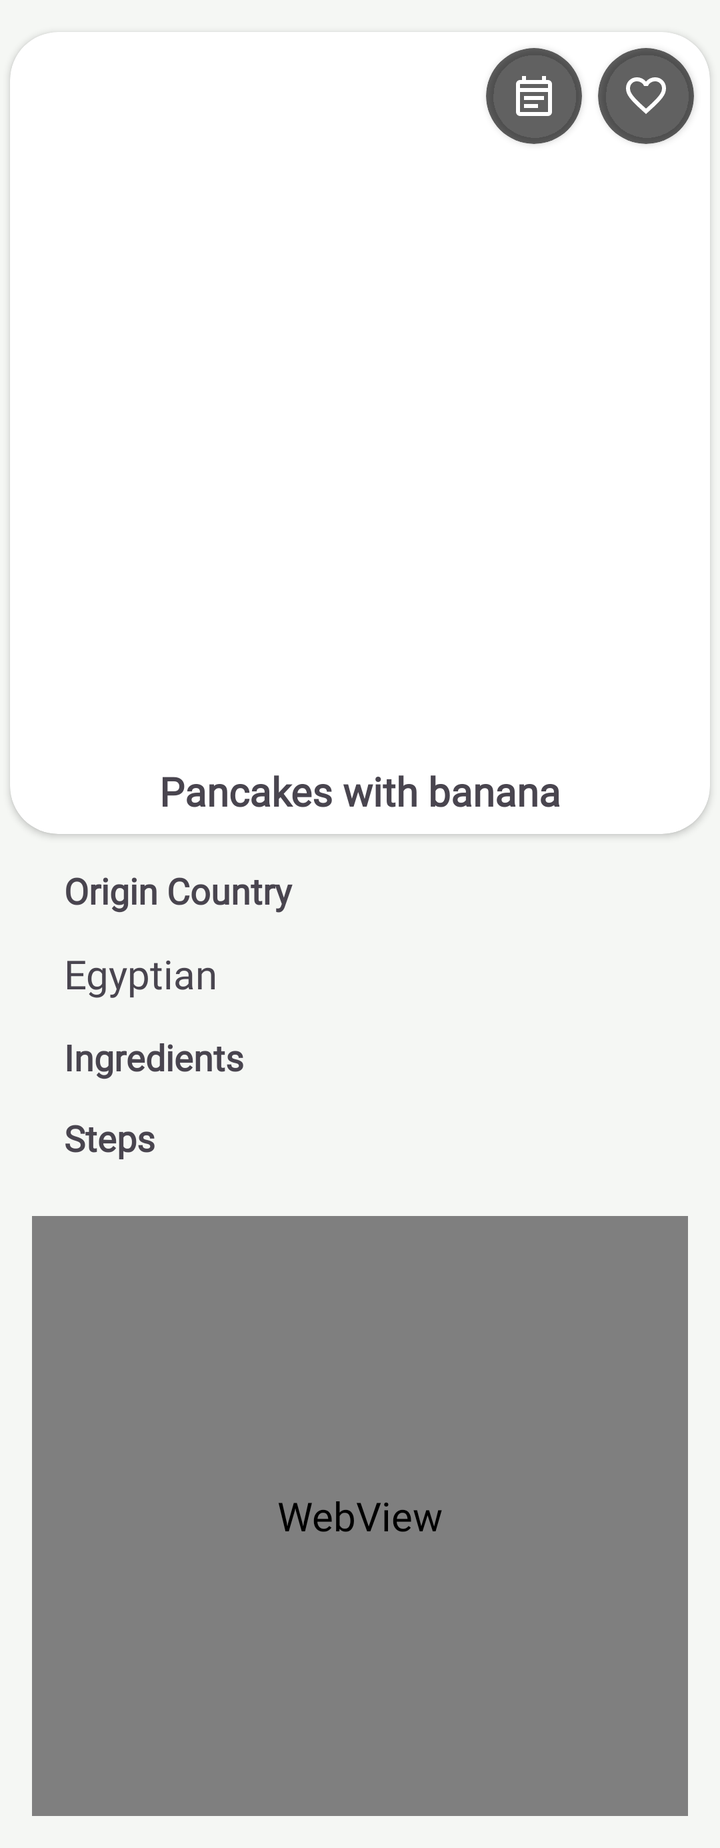
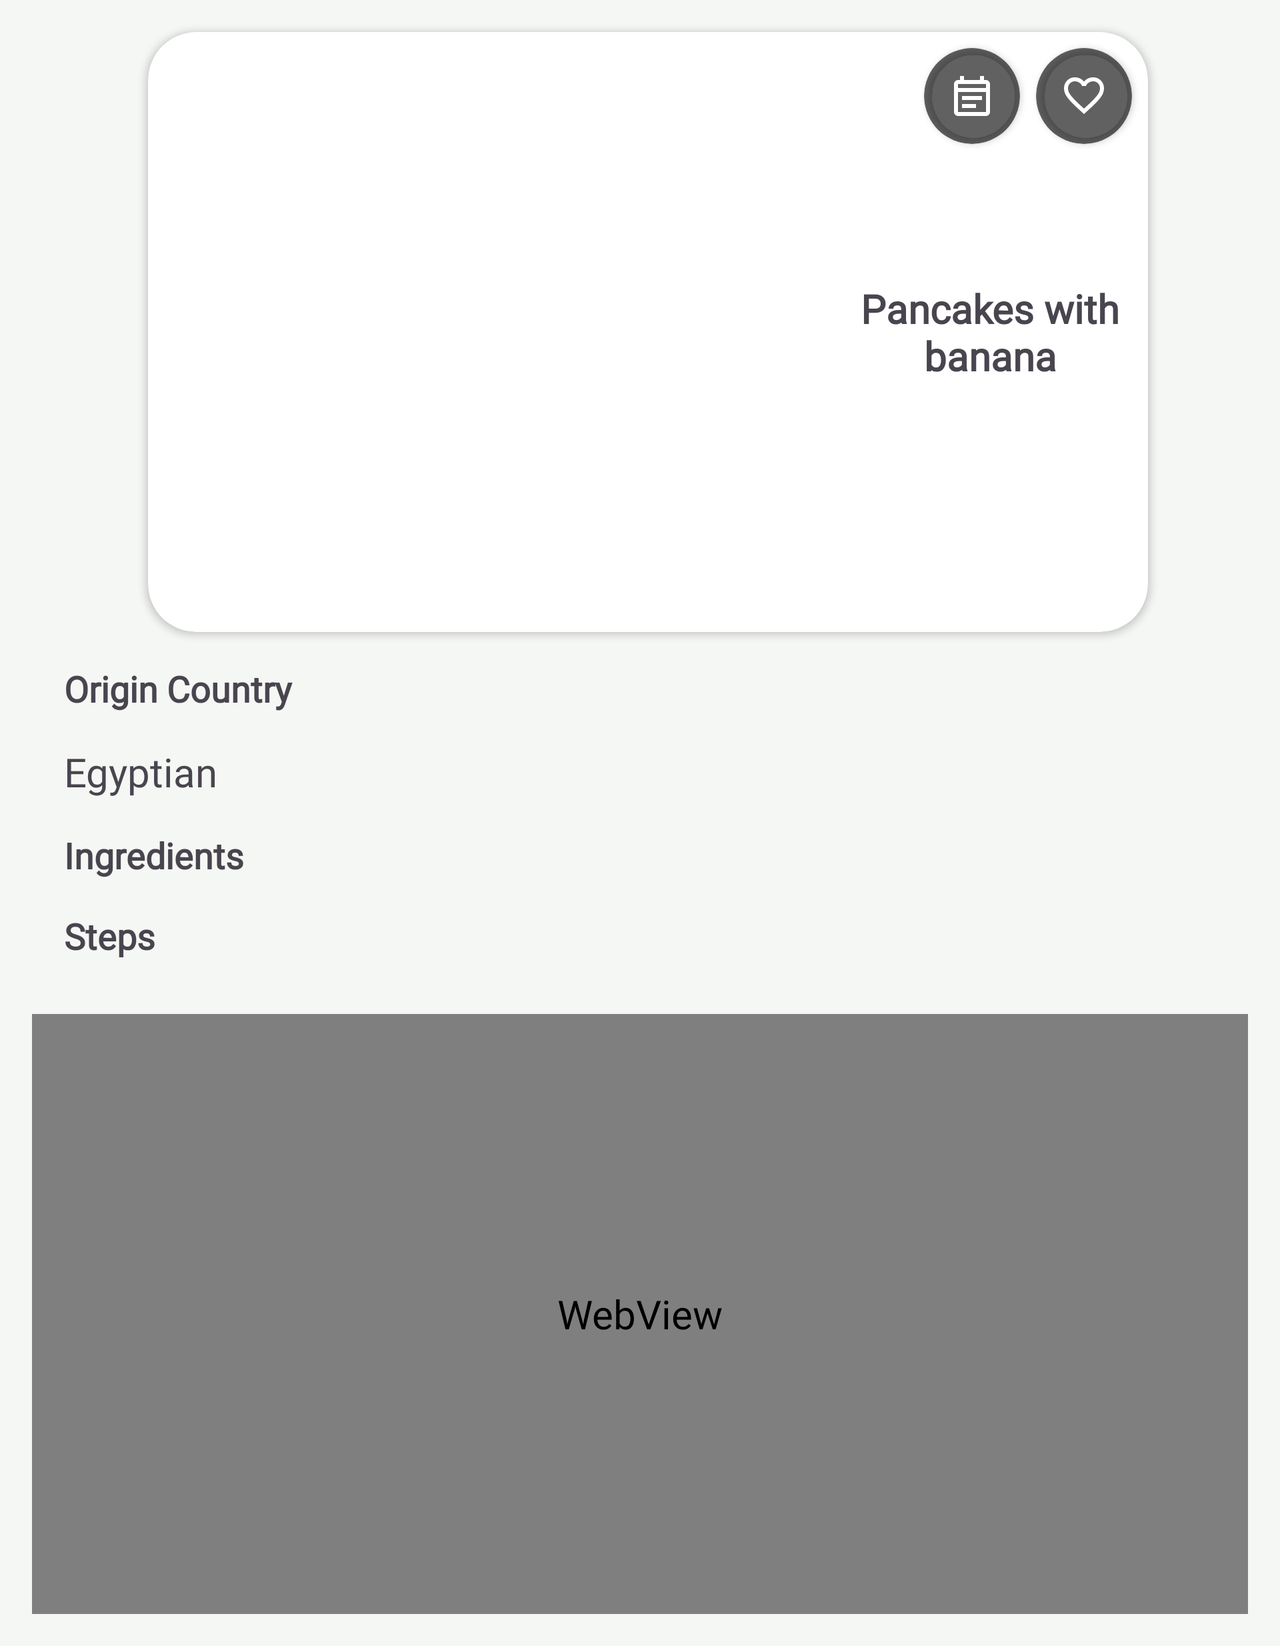

Two renders of one Android screen. The first uses the default layout on a phone; the second uses the alternative layout the repository ships for a different screen configuration, on a matching device. The two XML files are below.
<!-- AndroidManifest.xml: application theme Theme.FoodPlanner -->
<!-- res/layout/fragment_detail.xml -->
<?xml version="1.0" encoding="utf-8"?>
<ScrollView xmlns:android="http://schemas.android.com/apk/res/android"
    xmlns:tools="http://schemas.android.com/tools"
    xmlns:app="http://schemas.android.com/apk/res-auto"
    android:layout_width="match_parent"
    android:layout_height="match_parent"
    tools:context=".detail_screen.view.DetailFragment"
    android:background="@color/background">


    <androidx.constraintlayout.widget.ConstraintLayout
        android:layout_width="match_parent"
        android:layout_height="match_parent">

        <androidx.constraintlayout.widget.Guideline
            android:id="@+id/guideline_top"
            android:layout_width="wrap_content"
            android:layout_height="wrap_content"
            android:orientation="horizontal"
            app:layout_constraintGuide_begin="16dp" />

        <androidx.cardview.widget.CardView
            android:id="@+id/cardMeal"
            android:layout_width="350dp"
            android:layout_height="wrap_content"
            android:layout_marginStart="8dp"
            android:layout_marginEnd="8dp"
            app:cardCornerRadius="24dp"
            app:layout_constraintEnd_toEndOf="parent"
            app:layout_constraintStart_toStartOf="parent"
            app:layout_constraintTop_toTopOf="@id/guideline_top">


            <androidx.constraintlayout.widget.ConstraintLayout
                android:layout_width="match_parent"
                android:layout_height="match_parent">

                <ImageView
                    android:id="@+id/mealImage"
                    android:layout_width="350dp"
                    android:layout_height="350dp"
                    android:elevation="4dp"
                    android:scaleType="fitXY"
                    app:layout_constraintEnd_toEndOf="parent"
                    app:layout_constraintStart_toStartOf="parent"
                    app:layout_constraintTop_toTopOf="parent"
                    tools:srcCompat="@tools:sample/avatars" />

                <TextView
                    android:id="@+id/mealName"
                    android:layout_width="0dp"
                    android:layout_height="wrap_content"
                    android:layout_marginStart="32dp"
                    android:layout_marginTop="16dp"
                    android:layout_marginEnd="32dp"
                    android:layout_marginBottom="8dp"
                    android:gravity="center"
                    android:textStyle="bold"
                    app:layout_constraintBottom_toBottomOf="parent"
                    app:layout_constraintEnd_toEndOf="@+id/mealImage"
                    app:layout_constraintStart_toStartOf="@+id/mealImage"
                    app:layout_constraintTop_toBottomOf="@+id/mealImage"
                    tools:text="Pancakes with banana" />


            </androidx.constraintlayout.widget.ConstraintLayout>

            <androidx.cardview.widget.CardView
                android:id="@+id/add_to_fav"
                android:layout_width="48dp"
                android:layout_height="48dp"
                android:layout_gravity="top|right"
                android:layout_marginTop="8dp"
                android:layout_marginEnd="8dp"
                app:cardCornerRadius="24dp"
                app:cardBackgroundColor="@color/background_protection">
                <ImageView
                    android:id="@+id/icon_fav"
                    android:layout_width="wrap_content"
                    android:layout_height="wrap_content"
                    android:layout_gravity="center"
                    android:src="@drawable/favorite_empty_white" />
            </androidx.cardview.widget.CardView>
            <androidx.cardview.widget.CardView
                android:id="@+id/add_to_plan"
                android:layout_width="48dp"
                android:layout_height="48dp"
                android:layout_gravity="top|right"
                android:layout_marginTop="8dp"
                android:layout_marginEnd="64dp"
                app:cardCornerRadius="24dp"
                app:cardBackgroundColor="@color/background_protection">
                <ImageView
                    android:id="@+id/icon_schedule"
                    android:layout_width="wrap_content"
                    android:layout_height="wrap_content"
                    android:layout_gravity="center"
                    android:src="@drawable/schedule_empty_white" />
            </androidx.cardview.widget.CardView>
        </androidx.cardview.widget.CardView>

        <TextView
            android:id="@+id/labelOriginCountry"
            android:layout_width="wrap_content"
            android:layout_height="wrap_content"
            android:layout_margin="16dp"
            android:text="@string/origin_country"
            android:textSize="18sp"
            android:textStyle="bold"
            app:layout_constraintStart_toStartOf="@id/guidelineStart"
            app:layout_constraintTop_toBottomOf="@id/barrier2" />

        <TextView
            android:id="@+id/txtOriginCountry"
            android:layout_width="0dp"
            android:layout_height="wrap_content"
            android:layout_marginTop="16dp"
            android:gravity="start|center_vertical"
            app:layout_constraintEnd_toEndOf="@id/guidelineEnd"
            app:layout_constraintStart_toStartOf="@id/labelOriginCountry"
            app:layout_constraintTop_toBottomOf="@id/labelOriginCountry"
            tools:text="Egyptian" />

        <TextView
            android:id="@+id/labelIngredients"
            android:layout_width="wrap_content"
            android:layout_height="wrap_content"
            android:layout_margin="16dp"
            android:text="@string/Ingredients"
            android:textSize="18sp"
            android:textStyle="bold"
            app:layout_constraintStart_toStartOf="@id/guidelineStart"
            app:layout_constraintTop_toBottomOf="@id/txtOriginCountry" />

        <androidx.recyclerview.widget.RecyclerView
            android:id="@+id/ingredientsRecyclerViewDetails"
            android:layout_width="0dp"
            android:layout_height="wrap_content"
            app:layout_constraintEnd_toEndOf="@id/guidelineEnd"
            app:layout_constraintStart_toStartOf="@id/guidelineStart"
            app:layout_constraintTop_toBottomOf="@id/labelIngredients" />

        <TextView
            android:id="@+id/labelSteps"
            android:layout_width="wrap_content"
            android:layout_height="wrap_content"
            android:layout_margin="16dp"
            android:text="@string/steps"
            android:textSize="18sp"
            android:textStyle="bold"
            app:layout_constraintStart_toStartOf="@id/guidelineStart"
            app:layout_constraintTop_toBottomOf="@id/ingredientsRecyclerViewDetails" />
        <TextView
            android:id="@+id/textSteps"
            android:layout_width="0dp"
            android:layout_height="wrap_content"
            app:layout_constraintStart_toStartOf="@id/guidelineStart"
            app:layout_constraintEnd_toEndOf="@id/guidelineEnd"
            app:layout_constraintTop_toBottomOf="@id/labelSteps"/>

        <WebView
            android:id="@+id/mealVideo"
            android:layout_width="0dp"
            android:layout_height="300dp"
            app:layout_constraintEnd_toEndOf="@id/guidelineEnd"
            app:layout_constraintStart_toStartOf="@id/guidelineStart"
            app:layout_constraintTop_toBottomOf="@id/textSteps"
            app:layout_constraintBottom_toBottomOf="@id/guidelineBottom"/>


        <androidx.constraintlayout.widget.Guideline
            android:id="@+id/guidelineBottom"
            android:layout_width="wrap_content"
            android:layout_height="wrap_content"
            android:orientation="horizontal"
            app:layout_constraintGuide_end="16dp" />

        <androidx.constraintlayout.widget.Barrier
            android:id="@+id/barrier2"
            android:layout_width="wrap_content"
            android:layout_height="wrap_content"
            app:barrierDirection="bottom"
            app:constraint_referenced_ids="cardMeal" />

        <androidx.constraintlayout.widget.Guideline
            android:id="@+id/guidelineStart"
            android:layout_width="wrap_content"
            android:layout_height="wrap_content"
            android:orientation="vertical"
            app:layout_constraintGuide_begin="16dp" />

        <androidx.constraintlayout.widget.Guideline
            android:id="@+id/guidelineEnd"
            android:layout_width="wrap_content"
            android:layout_height="wrap_content"
            android:orientation="vertical"
            app:layout_constraintGuide_end="16dp" />
    </androidx.constraintlayout.widget.ConstraintLayout>
</ScrollView>
<!-- resources referenced by this layout -->
<resources>
  <color name="background">#9FF1F7EE</color>
  <color name="background_protection">#9A000000</color>
  <!-- drawable favorite_empty_white (drawable) -->
  <vector xmlns:android="http://schemas.android.com/apk/res/android"
      android:width="24dp"
      android:height="24dp"
      android:viewportWidth="960"
      android:viewportHeight="960">
    <path
        android:fillColor="@color/white"
        android:pathData="m480,840 l-58,-52q-101,-91 -167,-157T150,512.5Q111,460 95.5,416T80,326q0,-94 63,-157t157,-63q52,0 99,22t81,62q34,-40 81,-62t99,-22q94,0 157,63t63,157q0,46 -15.5,90T810,512.5Q771,565 705,631T538,788l-58,52ZM480,732q96,-86 158,-147.5t98,-107q36,-45.5 50,-81t14,-70.5q0,-60 -40,-100t-100,-40q-47,0 -87,26.5T518,280h-76q-15,-41 -55,-67.5T300,186q-60,0 -100,40t-40,100q0,35 14,70.5t50,81q36,45.5 98,107T480,732ZM480,459Z"/>
  </vector>
  <!-- drawable schedule_empty_white (drawable) -->
  <vector xmlns:android="http://schemas.android.com/apk/res/android"
      android:width="24dp"
      android:height="24dp"
      android:viewportWidth="960"
      android:viewportHeight="960">
    <path
        android:fillColor="@color/white"
        android:pathData="M200,880q-33,0 -56.5,-23.5T120,800v-560q0,-33 23.5,-56.5T200,160h40v-80h80v80h320v-80h80v80h40q33,0 56.5,23.5T840,240v560q0,33 -23.5,56.5T760,880L200,880ZM200,800h560v-400L200,400v400ZM200,320h560v-80L200,240v80ZM200,320v-80,80ZM280,560v-80h400v80L280,560ZM280,720v-80h280v80L280,720Z"/>
  </vector>
  <string name="Ingredients">Ingredients</string>
  <string name="origin_country">Origin Country</string>
  <string name="steps">Steps</string>
  <style name="Theme.FoodPlanner" parent="Base.Theme.FoodPlanner" />
  <color name="white">#FFFFFFFF</color>
  <style name="Base.Theme.FoodPlanner" parent="Theme.Material3.DayNight">
          
          <item name="android:fontFamily">@font/aladin</item>
          <item name="android:textSize">20sp</item>
          <item name="colorPrimary">#92AA83</item>
          <item name="colorPrimaryVariant">#92AA83</item>
          <item name="colorOnPrimary">@color/black</item>
          <item name="backgroundColor">#F1F7EE</item>
          <item name="colorSecondary">#B0BEA9</item>
          <item name="colorSecondaryVariant">#B0BEA9</item>
          <item name="colorPrimaryContainer">#F1F7EE</item>
          <item name="colorOnPrimaryContainer">#E0EDC5</item>
          <item name="colorAccent">#F1F7EE</item>
      </style>
  <color name="black">#FF000000</color>
</resources>
<!-- res/layout-land/fragment_detail.xml (the repository's variant of the layout above) -->
<!-- drawn on the phone turned sideways -->
<?xml version="1.0" encoding="utf-8"?>
<ScrollView xmlns:android="http://schemas.android.com/apk/res/android"
    xmlns:tools="http://schemas.android.com/tools"
    xmlns:app="http://schemas.android.com/apk/res-auto"
    android:layout_width="match_parent"
    android:layout_height="match_parent"
    tools:context=".detail_screen.view.DetailFragment"
    android:background="@color/background">


    <androidx.constraintlayout.widget.ConstraintLayout
        android:layout_width="match_parent"
        android:layout_height="match_parent">

        <androidx.constraintlayout.widget.Guideline
            android:id="@+id/guideline_top"
            android:layout_width="wrap_content"
            android:layout_height="wrap_content"
            android:orientation="horizontal"
            app:layout_constraintGuide_begin="16dp" />

        <androidx.cardview.widget.CardView
            android:id="@+id/cardMeal"
            android:layout_width="500dp"
            android:layout_height="300dp"
            android:layout_marginStart="16dp"
            android:layout_marginTop="16dp"
            android:layout_marginEnd="8dp"
            app:cardCornerRadius="24dp"
            app:layout_constraintEnd_toEndOf="parent"
            app:layout_constraintStart_toStartOf="parent"
            app:layout_constraintTop_toTopOf="parent">

            <androidx.constraintlayout.widget.ConstraintLayout
                android:layout_width="match_parent"
                android:layout_height="match_parent">

                <ImageView
                    android:id="@+id/mealImage"
                    android:layout_width="350dp"
                    android:layout_height="300dp"
                    android:scaleType="fitXY"
                    app:layout_constraintStart_toStartOf="parent"
                    app:layout_constraintTop_toTopOf="parent"
                    tools:srcCompat="@tools:sample/avatars" />

                <TextView
                    android:id="@+id/mealName"
                    android:layout_width="0dp"
                    android:layout_height="wrap_content"
                    android:layout_marginEnd="8dp"
                    android:gravity="center"
                    android:textStyle="bold"
                    app:layout_constraintBottom_toBottomOf="parent"
                    app:layout_constraintEnd_toEndOf="parent"
                    app:layout_constraintStart_toEndOf="@+id/mealImage"
                    app:layout_constraintTop_toTopOf="parent"
                    tools:text="Pancakes with banana" />
            </androidx.constraintlayout.widget.ConstraintLayout>
            <androidx.cardview.widget.CardView
                android:id="@+id/add_to_fav"
                android:layout_width="48dp"
                android:layout_height="48dp"
                android:layout_gravity="top|right"
                android:layout_marginTop="8dp"
                android:layout_marginEnd="8dp"
                app:cardCornerRadius="24dp"
                app:cardBackgroundColor="@color/background_protection">
                <ImageView
                    android:id="@+id/icon_fav"
                    android:layout_width="wrap_content"
                    android:layout_height="wrap_content"
                    android:layout_gravity="center"
                    android:src="@drawable/favorite_empty_white" />
            </androidx.cardview.widget.CardView>
            <androidx.cardview.widget.CardView
                android:id="@+id/add_to_plan"
                android:layout_width="48dp"
                android:layout_height="48dp"
                android:layout_gravity="top|right"
                android:layout_marginTop="8dp"
                android:layout_marginEnd="64dp"
                app:cardCornerRadius="24dp"
                app:cardBackgroundColor="@color/background_protection">
                <ImageView
                    android:id="@+id/icon_schedule"
                    android:layout_width="wrap_content"
                    android:layout_height="wrap_content"
                    android:layout_gravity="center"
                    android:src="@drawable/schedule_empty_white" />
            </androidx.cardview.widget.CardView>
        </androidx.cardview.widget.CardView>

        <TextView
            android:id="@+id/labelOriginCountry"
            android:layout_width="wrap_content"
            android:layout_height="wrap_content"
            android:layout_margin="16dp"
            android:text="@string/origin_country"
            android:textSize="18sp"
            android:textStyle="bold"
            app:layout_constraintStart_toStartOf="@id/guidelineStart"
            app:layout_constraintTop_toBottomOf="@id/barrier2" />

        <TextView
            android:id="@+id/txtOriginCountry"
            android:layout_width="0dp"
            android:layout_height="wrap_content"
            android:layout_marginTop="16dp"
            android:gravity="start|center_vertical"
            app:layout_constraintEnd_toEndOf="@id/guidelineEnd"
            app:layout_constraintStart_toStartOf="@id/labelOriginCountry"
            app:layout_constraintTop_toBottomOf="@id/labelOriginCountry"
            tools:text="Egyptian" />

        <TextView
            android:id="@+id/labelIngredients"
            android:layout_width="wrap_content"
            android:layout_height="wrap_content"
            android:layout_margin="16dp"
            android:text="@string/Ingredients"
            android:textSize="18sp"
            android:textStyle="bold"
            app:layout_constraintStart_toStartOf="@id/guidelineStart"
            app:layout_constraintTop_toBottomOf="@id/txtOriginCountry" />

        <androidx.recyclerview.widget.RecyclerView
            android:id="@+id/ingredientsRecyclerViewDetails"
            android:layout_width="0dp"
            android:layout_height="wrap_content"
            app:layout_constraintEnd_toEndOf="@id/guidelineEnd"
            app:layout_constraintStart_toStartOf="@id/guidelineStart"
            app:layout_constraintTop_toBottomOf="@id/labelIngredients" />

        <TextView
            android:id="@+id/labelSteps"
            android:layout_width="wrap_content"
            android:layout_height="wrap_content"
            android:layout_margin="16dp"
            android:text="@string/steps"
            android:textSize="18sp"
            android:textStyle="bold"
            app:layout_constraintStart_toStartOf="@id/guidelineStart"
            app:layout_constraintTop_toBottomOf="@id/ingredientsRecyclerViewDetails" />
        <TextView
            android:id="@+id/textSteps"
            android:layout_width="0dp"
            android:layout_height="wrap_content"
            app:layout_constraintStart_toStartOf="@id/guidelineStart"
            app:layout_constraintEnd_toEndOf="@id/guidelineEnd"
            app:layout_constraintTop_toBottomOf="@id/labelSteps"/>

        <WebView
            android:id="@+id/mealVideo"
            android:layout_width="0dp"
            android:layout_height="300dp"
            app:layout_constraintEnd_toEndOf="@id/guidelineEnd"
            app:layout_constraintStart_toStartOf="@id/guidelineStart"
            app:layout_constraintTop_toBottomOf="@id/textSteps"
            app:layout_constraintBottom_toBottomOf="@id/guidelineBottom"/>


        <androidx.constraintlayout.widget.Guideline
            android:id="@+id/guidelineBottom"
            android:layout_width="wrap_content"
            android:layout_height="wrap_content"
            android:orientation="horizontal"
            app:layout_constraintGuide_end="16dp" />

        <androidx.constraintlayout.widget.Barrier
            android:id="@+id/barrier2"
            android:layout_width="wrap_content"
            android:layout_height="wrap_content"
            app:barrierDirection="bottom"
            app:constraint_referenced_ids="cardMeal" />

        <androidx.constraintlayout.widget.Guideline
            android:id="@+id/guidelineStart"
            android:layout_width="wrap_content"
            android:layout_height="wrap_content"
            android:orientation="vertical"
            app:layout_constraintGuide_begin="16dp" />

        <androidx.constraintlayout.widget.Guideline
            android:id="@+id/guidelineEnd"
            android:layout_width="wrap_content"
            android:layout_height="wrap_content"
            android:orientation="vertical"
            app:layout_constraintGuide_end="16dp" />
    </androidx.constraintlayout.widget.ConstraintLayout>
</ScrollView>
